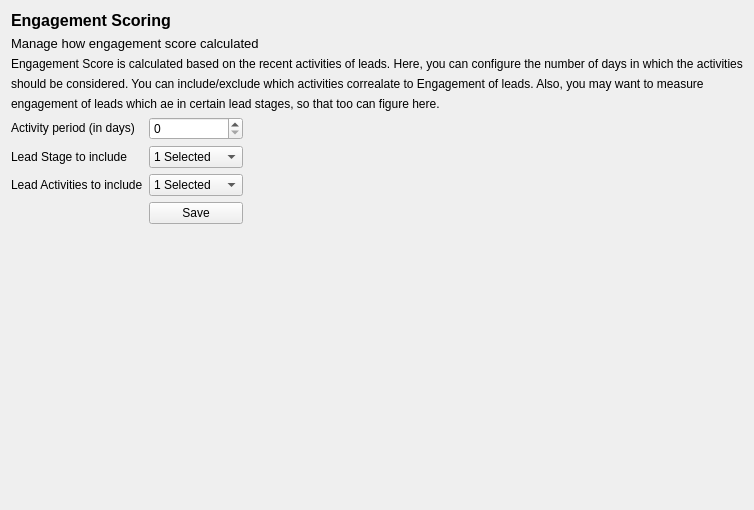
<?xml version="1.0" encoding="UTF-8"?>
<ui version="4.0">
 <class>engagement_scoring</class>
 <widget class="QWidget" name="engagement_scoring">
  <property name="geometry">
   <rect>
    <x>0</x>
    <y>0</y>
    <width>750</width>
    <height>510</height>
   </rect>
  </property>
  <property name="sizePolicy">
   <sizepolicy hsizetype="Expanding" vsizetype="Fixed">
    <horstretch>0</horstretch>
    <verstretch>0</verstretch>
   </sizepolicy>
  </property>
  <property name="windowTitle">
   <string>Engagement Scoring</string>
  </property>
  <layout class="QGridLayout" name="gridLayout_2">
   <item row="0" column="0">
    <layout class="QVBoxLayout" name="verticalLayout">
     <item>
      <widget class="QLabel" name="definition_lbl">
       <property name="sizePolicy">
        <sizepolicy hsizetype="Expanding" vsizetype="Fixed">
         <horstretch>0</horstretch>
         <verstretch>0</verstretch>
        </sizepolicy>
       </property>
       <property name="font">
        <font>
         <pointsize>12</pointsize>
         <bold>true</bold>
        </font>
       </property>
       <property name="text">
        <string>Engagement Scoring</string>
       </property>
      </widget>
     </item>
     <item>
      <widget class="QLabel" name="caption_lbl">
       <property name="sizePolicy">
        <sizepolicy hsizetype="Expanding" vsizetype="Fixed">
         <horstretch>0</horstretch>
         <verstretch>0</verstretch>
        </sizepolicy>
       </property>
       <property name="font">
        <font>
         <pointsize>10</pointsize>
        </font>
       </property>
       <property name="text">
        <string>Manage how engagement score calculated </string>
       </property>
      </widget>
     </item>
     <item>
      <widget class="QLabel" name="info1_lbl">
       <property name="sizePolicy">
        <sizepolicy hsizetype="Expanding" vsizetype="Fixed">
         <horstretch>0</horstretch>
         <verstretch>0</verstretch>
        </sizepolicy>
       </property>
       <property name="text">
        <string>Engagement Score is calculated based on the recent activities of leads. Here, you can configure the number of days in which the activities</string>
       </property>
      </widget>
     </item>
     <item>
      <widget class="QLabel" name="info2_lbl">
       <property name="sizePolicy">
        <sizepolicy hsizetype="Expanding" vsizetype="Fixed">
         <horstretch>0</horstretch>
         <verstretch>0</verstretch>
        </sizepolicy>
       </property>
       <property name="text">
        <string>should be considered. You can include/exclude which activities correalate to Engagement of leads. Also, you may want to measure</string>
       </property>
       <property name="wordWrap">
        <bool>true</bool>
       </property>
      </widget>
     </item>
     <item>
      <widget class="QLabel" name="info3_lbl">
       <property name="text">
        <string>engagement of leads which ae in certain lead stages, so that too can figure here.</string>
       </property>
      </widget>
     </item>
    </layout>
   </item>
   <item row="1" column="0">
    <layout class="QGridLayout" name="gridLayout">
     <item row="2" column="0">
      <layout class="QHBoxLayout" name="horizontalLayout_4">
       <item>
        <widget class="QLabel" name="lead_act_lbl">
         <property name="sizePolicy">
          <sizepolicy hsizetype="Expanding" vsizetype="Fixed">
           <horstretch>0</horstretch>
           <verstretch>0</verstretch>
          </sizepolicy>
         </property>
         <property name="text">
          <string>Lead Activities to include</string>
         </property>
        </widget>
       </item>
      </layout>
     </item>
     <item row="0" column="0">
      <layout class="QHBoxLayout" name="horizontalLayout_2">
       <item>
        <widget class="QLabel" name="act_lbl">
         <property name="sizePolicy">
          <sizepolicy hsizetype="Expanding" vsizetype="Fixed">
           <horstretch>0</horstretch>
           <verstretch>0</verstretch>
          </sizepolicy>
         </property>
         <property name="text">
          <string>Activity period (in days)</string>
         </property>
        </widget>
       </item>
      </layout>
     </item>
     <item row="1" column="0">
      <layout class="QHBoxLayout" name="horizontalLayout_3">
       <item>
        <widget class="QLabel" name="lead_stage_lbl">
         <property name="sizePolicy">
          <sizepolicy hsizetype="Expanding" vsizetype="Fixed">
           <horstretch>0</horstretch>
           <verstretch>0</verstretch>
          </sizepolicy>
         </property>
         <property name="text">
          <string>Lead Stage to include</string>
         </property>
        </widget>
       </item>
      </layout>
     </item>
     <item row="3" column="1">
      <layout class="QHBoxLayout" name="horizontalLayout_5">
       <item>
        <widget class="QPushButton" name="save_btn">
         <property name="sizePolicy">
          <sizepolicy hsizetype="Expanding" vsizetype="Fixed">
           <horstretch>0</horstretch>
           <verstretch>0</verstretch>
          </sizepolicy>
         </property>
         <property name="styleSheet">
          <string notr="true"/>
         </property>
         <property name="text">
          <string>Save</string>
         </property>
        </widget>
       </item>
       <item>
        <spacer name="horizontalSpacer">
         <property name="orientation">
          <enum>Qt::Orientation::Horizontal</enum>
         </property>
         <property name="sizeHint" stdset="0">
          <size>
           <width>500</width>
           <height>20</height>
          </size>
         </property>
        </spacer>
       </item>
      </layout>
     </item>
     <item row="2" column="1">
      <layout class="QHBoxLayout" name="horizontalLayout_6">
       <item>
        <widget class="QComboBox" name="lead_act_combo">
         <property name="sizePolicy">
          <sizepolicy hsizetype="Expanding" vsizetype="Fixed">
           <horstretch>0</horstretch>
           <verstretch>0</verstretch>
          </sizepolicy>
         </property>
         <item>
          <property name="text">
           <string>1 Selected</string>
          </property>
         </item>
         <item>
          <property name="text">
           <string>2 Selected</string>
          </property>
         </item>
         <item>
          <property name="text">
           <string>3 Selected</string>
          </property>
         </item>
         <item>
          <property name="text">
           <string>4 Selected</string>
          </property>
         </item>
         <item>
          <property name="text">
           <string>5 Selected</string>
          </property>
         </item>
         <item>
          <property name="text">
           <string>6 Selected</string>
          </property>
         </item>
         <item>
          <property name="text">
           <string>7 Selected</string>
          </property>
         </item>
         <item>
          <property name="text">
           <string>8 Selected</string>
          </property>
         </item>
         <item>
          <property name="text">
           <string>9 Selected</string>
          </property>
         </item>
         <item>
          <property name="text">
           <string>10 Selected</string>
          </property>
         </item>
        </widget>
       </item>
       <item>
        <spacer name="horizontalSpacer_2">
         <property name="orientation">
          <enum>Qt::Orientation::Horizontal</enum>
         </property>
         <property name="sizeHint" stdset="0">
          <size>
           <width>500</width>
           <height>20</height>
          </size>
         </property>
        </spacer>
       </item>
      </layout>
     </item>
     <item row="1" column="1">
      <layout class="QHBoxLayout" name="horizontalLayout_7">
       <item>
        <widget class="QComboBox" name="lead_stage_combo">
         <property name="sizePolicy">
          <sizepolicy hsizetype="Expanding" vsizetype="Fixed">
           <horstretch>0</horstretch>
           <verstretch>0</verstretch>
          </sizepolicy>
         </property>
         <item>
          <property name="text">
           <string>1 Selected</string>
          </property>
         </item>
         <item>
          <property name="text">
           <string>2 Selected</string>
          </property>
         </item>
         <item>
          <property name="text">
           <string>3 Selected</string>
          </property>
         </item>
         <item>
          <property name="text">
           <string>4 Selected</string>
          </property>
         </item>
         <item>
          <property name="text">
           <string>5 Selected</string>
          </property>
         </item>
        </widget>
       </item>
       <item>
        <spacer name="horizontalSpacer_4">
         <property name="orientation">
          <enum>Qt::Orientation::Horizontal</enum>
         </property>
         <property name="sizeHint" stdset="0">
          <size>
           <width>500</width>
           <height>20</height>
          </size>
         </property>
        </spacer>
       </item>
      </layout>
     </item>
     <item row="0" column="1">
      <layout class="QHBoxLayout" name="horizontalLayout_8">
       <item>
        <widget class="QSpinBox" name="act_spin">
         <property name="sizePolicy">
          <sizepolicy hsizetype="Expanding" vsizetype="Fixed">
           <horstretch>0</horstretch>
           <verstretch>0</verstretch>
          </sizepolicy>
         </property>
        </widget>
       </item>
       <item>
        <spacer name="horizontalSpacer_3">
         <property name="orientation">
          <enum>Qt::Orientation::Horizontal</enum>
         </property>
         <property name="sizeHint" stdset="0">
          <size>
           <width>500</width>
           <height>20</height>
          </size>
         </property>
        </spacer>
       </item>
      </layout>
     </item>
    </layout>
   </item>
   <item row="2" column="0">
    <spacer name="verticalSpacer">
     <property name="orientation">
      <enum>Qt::Orientation::Vertical</enum>
     </property>
     <property name="sizeHint" stdset="0">
      <size>
       <width>20</width>
       <height>40</height>
      </size>
     </property>
    </spacer>
   </item>
  </layout>
 </widget>
 <resources/>
 <connections/>
</ui>
